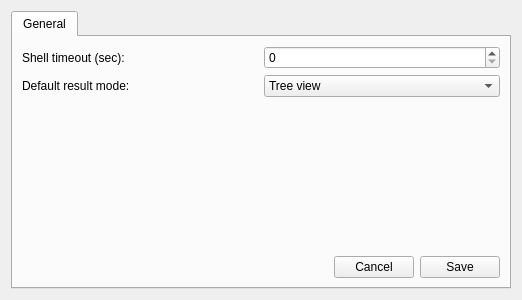
<?xml version="1.0" encoding="UTF-8"?>
<ui version="4.0">
 <class>Form</class>
 <widget class="QWidget" name="Form">
  <property name="geometry">
   <rect>
    <x>0</x>
    <y>0</y>
    <width>522</width>
    <height>300</height>
   </rect>
  </property>
  <property name="windowTitle">
   <string>Form</string>
  </property>
  <layout class="QHBoxLayout" name="horizontalLayout">
   <item>
    <widget class="QTabWidget" name="tabWidget">
     <property name="currentIndex">
      <number>0</number>
     </property>
     <widget class="QWidget" name="tab_2">
      <attribute name="title">
       <string>General</string>
      </attribute>
      <layout class="QVBoxLayout" name="verticalLayout">
       <item>
        <layout class="QHBoxLayout" name="horizontalLayout_2">
         <item>
          <widget class="QLabel" name="label">
           <property name="text">
            <string>Shell timeout (sec):</string>
           </property>
          </widget>
         </item>
         <item>
          <widget class="QSpinBox" name="timeoutSpinBox"/>
         </item>
        </layout>
       </item>
       <item>
        <layout class="QHBoxLayout" name="horizontalLayout_4">
         <item>
          <widget class="QLabel" name="label_2">
           <property name="text">
            <string>Default result mode:</string>
           </property>
          </widget>
         </item>
         <item>
          <widget class="QComboBox" name="defaultViewComboBox">
           <item>
            <property name="text">
             <string>Tree view</string>
            </property>
           </item>
           <item>
            <property name="text">
             <string>Text view</string>
            </property>
           </item>
           <item>
            <property name="text">
             <string>Text view (json)</string>
            </property>
           </item>
          </widget>
         </item>
        </layout>
       </item>
       <item>
        <spacer name="verticalSpacer">
         <property name="orientation">
          <enum>Qt::Vertical</enum>
         </property>
         <property name="sizeHint" stdset="0">
          <size>
           <width>20</width>
           <height>40</height>
          </size>
         </property>
        </spacer>
       </item>
       <item>
        <layout class="QHBoxLayout" name="horizontalLayout_3">
         <item>
          <spacer name="horizontalSpacer">
           <property name="orientation">
            <enum>Qt::Horizontal</enum>
           </property>
           <property name="sizeHint" stdset="0">
            <size>
             <width>40</width>
             <height>20</height>
            </size>
           </property>
          </spacer>
         </item>
         <item>
          <widget class="QPushButton" name="cancelBtn">
           <property name="text">
            <string>Cancel</string>
           </property>
          </widget>
         </item>
         <item>
          <widget class="QPushButton" name="saveBtn">
           <property name="text">
            <string>Save</string>
           </property>
          </widget>
         </item>
        </layout>
       </item>
      </layout>
     </widget>
    </widget>
   </item>
  </layout>
 </widget>
 <resources/>
 <connections/>
</ui>
